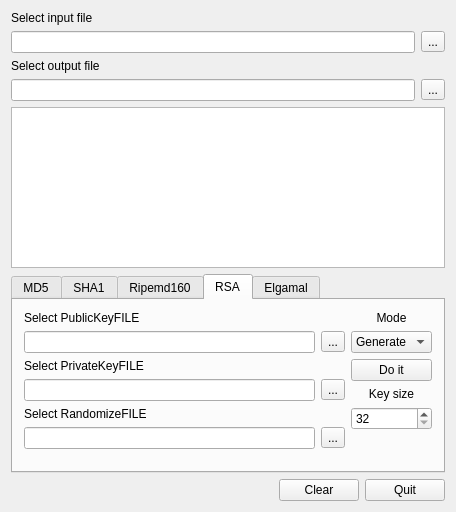
<?xml version="1.0" encoding="UTF-8"?>
<ui version="4.0">
 <class>Dialog</class>
 <widget class="QDialog" name="Dialog">
  <property name="geometry">
   <rect>
    <x>0</x>
    <y>0</y>
    <width>452</width>
    <height>512</height>
   </rect>
  </property>
  <property name="windowTitle">
   <string>Dialog</string>
  </property>
  <layout class="QGridLayout" name="gridLayout_3">
   <item row="0" column="0">
    <layout class="QGridLayout" name="gridLayout">
     <item row="0" column="0">
      <widget class="QLabel" name="inputFileLabel">
       <property name="text">
        <string>Select input file</string>
       </property>
      </widget>
     </item>
     <item row="1" column="0">
      <widget class="QLineEdit" name="inputFileLineEdit"/>
     </item>
     <item row="1" column="1">
      <widget class="QToolButton" name="inputFileButton">
       <property name="text">
        <string>...</string>
       </property>
      </widget>
     </item>
    </layout>
   </item>
   <item row="1" column="0">
    <layout class="QGridLayout" name="gridLayout_2">
     <item row="0" column="0">
      <widget class="QLabel" name="outputFileLabel">
       <property name="text">
        <string>Select output file</string>
       </property>
      </widget>
     </item>
     <item row="1" column="1">
      <widget class="QToolButton" name="outputFileButton">
       <property name="text">
        <string>...</string>
       </property>
      </widget>
     </item>
     <item row="1" column="0">
      <widget class="QLineEdit" name="outputFileLineEdit"/>
     </item>
    </layout>
   </item>
   <item row="2" column="0">
    <widget class="QTextBrowser" name="textBrowser">
     <property name="maximumSize">
      <size>
       <width>16777215</width>
       <height>16777215</height>
      </size>
     </property>
    </widget>
   </item>
   <item row="3" column="0">
    <widget class="QTabWidget" name="tabWidget">
     <property name="minimumSize">
      <size>
       <width>434</width>
       <height>186</height>
      </size>
     </property>
     <property name="currentIndex">
      <number>3</number>
     </property>
     <widget class="QWidget" name="md5Tab">
      <attribute name="title">
       <string>MD5</string>
      </attribute>
      <layout class="QGridLayout" name="gridLayout_4">
       <item row="0" column="0">
        <spacer name="verticalSpacer_2">
         <property name="orientation">
          <enum>Qt::Vertical</enum>
         </property>
         <property name="sizeHint" stdset="0">
          <size>
           <width>20</width>
           <height>44</height>
          </size>
         </property>
        </spacer>
       </item>
       <item row="1" column="0">
        <widget class="QLabel" name="md5Llabel">
         <property name="text">
          <string>Writing in output file calculated MD5 hash sum for input file</string>
         </property>
         <property name="alignment">
          <set>Qt::AlignCenter</set>
         </property>
        </widget>
       </item>
       <item row="2" column="0">
        <spacer name="verticalSpacer">
         <property name="orientation">
          <enum>Qt::Vertical</enum>
         </property>
         <property name="sizeHint" stdset="0">
          <size>
           <width>20</width>
           <height>44</height>
          </size>
         </property>
        </spacer>
       </item>
       <item row="3" column="0">
        <layout class="QHBoxLayout" name="horizontalLayout_2">
         <item>
          <spacer name="horizontalSpacer_2">
           <property name="orientation">
            <enum>Qt::Horizontal</enum>
           </property>
           <property name="sizeHint" stdset="0">
            <size>
             <width>40</width>
             <height>20</height>
            </size>
           </property>
          </spacer>
         </item>
         <item>
          <widget class="QPushButton" name="md5Button">
           <property name="text">
            <string>Hash it</string>
           </property>
          </widget>
         </item>
        </layout>
       </item>
      </layout>
      <zorder>md5Llabel</zorder>
      <zorder>verticalSpacer</zorder>
      <zorder>verticalSpacer_2</zorder>
     </widget>
     <widget class="QWidget" name="sha1Tab">
      <attribute name="title">
       <string>SHA1</string>
      </attribute>
      <layout class="QGridLayout" name="gridLayout_6">
       <item row="0" column="0">
        <spacer name="verticalSpacer_4">
         <property name="orientation">
          <enum>Qt::Vertical</enum>
         </property>
         <property name="sizeHint" stdset="0">
          <size>
           <width>20</width>
           <height>44</height>
          </size>
         </property>
        </spacer>
       </item>
       <item row="1" column="0">
        <widget class="QLabel" name="sha1Llabel">
         <property name="text">
          <string>Writing in output file calculated SHA1 hash sum for input file</string>
         </property>
         <property name="alignment">
          <set>Qt::AlignCenter</set>
         </property>
        </widget>
       </item>
       <item row="2" column="0">
        <spacer name="verticalSpacer_3">
         <property name="orientation">
          <enum>Qt::Vertical</enum>
         </property>
         <property name="sizeHint" stdset="0">
          <size>
           <width>20</width>
           <height>44</height>
          </size>
         </property>
        </spacer>
       </item>
       <item row="3" column="0">
        <layout class="QHBoxLayout" name="horizontalLayout_3">
         <item>
          <spacer name="horizontalSpacer_3">
           <property name="orientation">
            <enum>Qt::Horizontal</enum>
           </property>
           <property name="sizeHint" stdset="0">
            <size>
             <width>40</width>
             <height>20</height>
            </size>
           </property>
          </spacer>
         </item>
         <item>
          <widget class="QPushButton" name="sha1Button">
           <property name="text">
            <string>Hash it</string>
           </property>
          </widget>
         </item>
        </layout>
       </item>
      </layout>
      <zorder>sha1Llabel</zorder>
      <zorder>verticalSpacer_3</zorder>
      <zorder>verticalSpacer_4</zorder>
     </widget>
     <widget class="QWidget" name="ripemd160Tab">
      <attribute name="title">
       <string>Ripemd160</string>
      </attribute>
      <layout class="QGridLayout" name="gridLayout_5">
       <item row="0" column="0">
        <spacer name="verticalSpacer_6">
         <property name="orientation">
          <enum>Qt::Vertical</enum>
         </property>
         <property name="sizeHint" stdset="0">
          <size>
           <width>20</width>
           <height>44</height>
          </size>
         </property>
        </spacer>
       </item>
       <item row="1" column="0">
        <widget class="QLabel" name="ripemd160Llabel">
         <property name="text">
          <string>Writing in output file calculated Ripemd160 hash sum for input file</string>
         </property>
         <property name="alignment">
          <set>Qt::AlignCenter</set>
         </property>
        </widget>
       </item>
       <item row="2" column="0">
        <spacer name="verticalSpacer_5">
         <property name="orientation">
          <enum>Qt::Vertical</enum>
         </property>
         <property name="sizeHint" stdset="0">
          <size>
           <width>20</width>
           <height>44</height>
          </size>
         </property>
        </spacer>
       </item>
       <item row="3" column="0">
        <layout class="QHBoxLayout" name="horizontalLayout_4">
         <item>
          <spacer name="horizontalSpacer_4">
           <property name="orientation">
            <enum>Qt::Horizontal</enum>
           </property>
           <property name="sizeHint" stdset="0">
            <size>
             <width>40</width>
             <height>20</height>
            </size>
           </property>
          </spacer>
         </item>
         <item>
          <widget class="QPushButton" name="ripemd160Button">
           <property name="text">
            <string>Hash it</string>
           </property>
          </widget>
         </item>
        </layout>
       </item>
      </layout>
      <zorder>ripemd160Llabel</zorder>
      <zorder>verticalSpacer_5</zorder>
      <zorder>verticalSpacer_6</zorder>
     </widget>
     <widget class="QWidget" name="rsaTab">
      <attribute name="title">
       <string>RSA</string>
      </attribute>
      <layout class="QGridLayout" name="gridLayout_24">
       <item row="0" column="0">
        <layout class="QVBoxLayout" name="verticalLayout_17">
         <item>
          <layout class="QGridLayout" name="gridLayout_21">
           <item row="0" column="0">
            <widget class="QLabel" name="rsaPublicKeyFileLabel">
             <property name="text">
              <string>Select PublicKeyFILE</string>
             </property>
            </widget>
           </item>
           <item row="1" column="0">
            <widget class="QLineEdit" name="rsaPublicKeyFileLineEdit"/>
           </item>
           <item row="1" column="1">
            <widget class="QToolButton" name="rsaPublicKeyFileButton">
             <property name="text">
              <string>...</string>
             </property>
            </widget>
           </item>
          </layout>
         </item>
         <item>
          <layout class="QGridLayout" name="gridLayout_22">
           <item row="0" column="0">
            <widget class="QLabel" name="rsaPrivateKeyFileLabel">
             <property name="text">
              <string>Select PrivateKeyFILE</string>
             </property>
            </widget>
           </item>
           <item row="1" column="0">
            <widget class="QLineEdit" name="rsaPrivateKeyFileLineEdit"/>
           </item>
           <item row="1" column="1">
            <widget class="QToolButton" name="rsaPrivateKeyFileButton">
             <property name="text">
              <string>...</string>
             </property>
            </widget>
           </item>
          </layout>
         </item>
         <item>
          <layout class="QGridLayout" name="gridLayout_23">
           <item row="0" column="0">
            <widget class="QLabel" name="rsaRandomizeFileLabel">
             <property name="text">
              <string>Select RandomizeFILE</string>
             </property>
            </widget>
           </item>
           <item row="1" column="0">
            <widget class="QLineEdit" name="rsaRandomizeFileLineEdit"/>
           </item>
           <item row="1" column="1">
            <widget class="QToolButton" name="rsaRandomizeFileButton">
             <property name="text">
              <string>...</string>
             </property>
            </widget>
           </item>
          </layout>
         </item>
         <item>
          <spacer name="verticalSpacer_20">
           <property name="orientation">
            <enum>Qt::Vertical</enum>
           </property>
           <property name="sizeHint" stdset="0">
            <size>
             <width>20</width>
             <height>40</height>
            </size>
           </property>
          </spacer>
         </item>
        </layout>
       </item>
       <item row="0" column="1">
        <layout class="QVBoxLayout" name="verticalLayout_14">
         <item>
          <layout class="QVBoxLayout" name="verticalLayout_15">
           <item>
            <widget class="QLabel" name="rsaModeLabel">
             <property name="text">
              <string>Mode</string>
             </property>
             <property name="alignment">
              <set>Qt::AlignCenter</set>
             </property>
            </widget>
           </item>
           <item>
            <widget class="QComboBox" name="rsaComboBox">
             <item>
              <property name="text">
               <string>Generate</string>
              </property>
             </item>
             <item>
              <property name="text">
               <string>Encrypt</string>
              </property>
             </item>
             <item>
              <property name="text">
               <string>Dercypt</string>
              </property>
             </item>
            </widget>
           </item>
          </layout>
         </item>
         <item>
          <widget class="QPushButton" name="rsaDoItButton">
           <property name="text">
            <string>Do it</string>
           </property>
          </widget>
         </item>
         <item>
          <layout class="QVBoxLayout" name="verticalLayout_16">
           <item>
            <widget class="QLabel" name="rsaKeySizeLabel">
             <property name="text">
              <string>Key size</string>
             </property>
             <property name="alignment">
              <set>Qt::AlignCenter</set>
             </property>
            </widget>
           </item>
           <item>
            <widget class="QSpinBox" name="rsaKeySizeSpinBox">
             <property name="minimum">
              <number>32</number>
             </property>
             <property name="maximum">
              <number>4096</number>
             </property>
             <property name="singleStep">
              <number>8</number>
             </property>
            </widget>
           </item>
          </layout>
         </item>
         <item>
          <spacer name="verticalSpacer_19">
           <property name="orientation">
            <enum>Qt::Vertical</enum>
           </property>
           <property name="sizeHint" stdset="0">
            <size>
             <width>20</width>
             <height>40</height>
            </size>
           </property>
          </spacer>
         </item>
        </layout>
       </item>
      </layout>
      <zorder></zorder>
     </widget>
     <widget class="QWidget" name="elgamalTab">
      <attribute name="title">
       <string>Elgamal</string>
      </attribute>
      <layout class="QGridLayout" name="gridLayout_10">
       <item row="0" column="1">
        <layout class="QVBoxLayout" name="verticalLayout_2">
         <item>
          <layout class="QVBoxLayout" name="verticalLayout">
           <item>
            <widget class="QLabel" name="elgamalModeLabel">
             <property name="text">
              <string>Mode</string>
             </property>
             <property name="alignment">
              <set>Qt::AlignCenter</set>
             </property>
            </widget>
           </item>
           <item>
            <widget class="QComboBox" name="elgamalComboBox">
             <item>
              <property name="text">
               <string>Generate</string>
              </property>
             </item>
             <item>
              <property name="text">
               <string>Encrypt</string>
              </property>
             </item>
             <item>
              <property name="text">
               <string>Dercypt</string>
              </property>
             </item>
            </widget>
           </item>
          </layout>
         </item>
         <item>
          <widget class="QPushButton" name="elgamalDoItButton">
           <property name="text">
            <string>Do it</string>
           </property>
          </widget>
         </item>
         <item>
          <layout class="QVBoxLayout" name="verticalLayout_5">
           <item>
            <widget class="QLabel" name="elgamalKeySizeLabel">
             <property name="text">
              <string>Key size</string>
             </property>
             <property name="alignment">
              <set>Qt::AlignCenter</set>
             </property>
            </widget>
           </item>
           <item>
            <widget class="QSpinBox" name="elgamalKeySizeSpinBox">
             <property name="minimum">
              <number>32</number>
             </property>
             <property name="maximum">
              <number>4096</number>
             </property>
             <property name="singleStep">
              <number>8</number>
             </property>
            </widget>
           </item>
          </layout>
         </item>
         <item>
          <spacer name="verticalSpacer_8">
           <property name="orientation">
            <enum>Qt::Vertical</enum>
           </property>
           <property name="sizeHint" stdset="0">
            <size>
             <width>20</width>
             <height>40</height>
            </size>
           </property>
          </spacer>
         </item>
        </layout>
       </item>
       <item row="0" column="0">
        <layout class="QVBoxLayout" name="verticalLayout_3">
         <item>
          <layout class="QGridLayout" name="gridLayout_7">
           <item row="0" column="0">
            <widget class="QLabel" name="elgamalPublicKeyFileLabel">
             <property name="text">
              <string>Select PublicKeyFILE</string>
             </property>
            </widget>
           </item>
           <item row="1" column="0">
            <widget class="QLineEdit" name="elgamalPublicKeyFileLineEdit"/>
           </item>
           <item row="1" column="1">
            <widget class="QToolButton" name="elgamalPublicKeyFileButton">
             <property name="text">
              <string>...</string>
             </property>
            </widget>
           </item>
          </layout>
         </item>
         <item>
          <layout class="QGridLayout" name="gridLayout_8">
           <item row="0" column="0">
            <widget class="QLabel" name="elgamalPrivateKeyFileLabel">
             <property name="text">
              <string>Select PrivateKeyFILE</string>
             </property>
            </widget>
           </item>
           <item row="1" column="0">
            <widget class="QLineEdit" name="elgamalPrivateKeyFileLineEdit"/>
           </item>
           <item row="1" column="1">
            <widget class="QToolButton" name="elgamalPrivateKeyFileButton">
             <property name="text">
              <string>...</string>
             </property>
            </widget>
           </item>
          </layout>
         </item>
         <item>
          <layout class="QGridLayout" name="gridLayout_9">
           <item row="0" column="0">
            <widget class="QLabel" name="elgamalRandomizeFileLabel">
             <property name="text">
              <string>Select RandomizeFILE</string>
             </property>
            </widget>
           </item>
           <item row="1" column="0">
            <widget class="QLineEdit" name="elgamalRandomizeFileLineEdit"/>
           </item>
           <item row="1" column="1">
            <widget class="QToolButton" name="elgamalRandomizeFileButton">
             <property name="text">
              <string>...</string>
             </property>
            </widget>
           </item>
          </layout>
         </item>
         <item>
          <spacer name="verticalSpacer_7">
           <property name="orientation">
            <enum>Qt::Vertical</enum>
           </property>
           <property name="sizeHint" stdset="0">
            <size>
             <width>20</width>
             <height>40</height>
            </size>
           </property>
          </spacer>
         </item>
        </layout>
       </item>
      </layout>
     </widget>
    </widget>
   </item>
   <item row="4" column="0">
    <layout class="QHBoxLayout" name="horizontalLayout">
     <item>
      <spacer name="horizontalSpacer">
       <property name="orientation">
        <enum>Qt::Horizontal</enum>
       </property>
       <property name="sizeHint" stdset="0">
        <size>
         <width>327</width>
         <height>20</height>
        </size>
       </property>
      </spacer>
     </item>
     <item>
      <widget class="QPushButton" name="clearButton">
       <property name="text">
        <string>Clear</string>
       </property>
      </widget>
     </item>
     <item>
      <widget class="QPushButton" name="quitButton">
       <property name="text">
        <string>Quit</string>
       </property>
      </widget>
     </item>
    </layout>
   </item>
  </layout>
  <zorder>tabWidget</zorder>
  <zorder></zorder>
  <zorder>textBrowser</zorder>
 </widget>
 <layoutdefault spacing="6" margin="11"/>
 <resources/>
 <connections/>
</ui>
